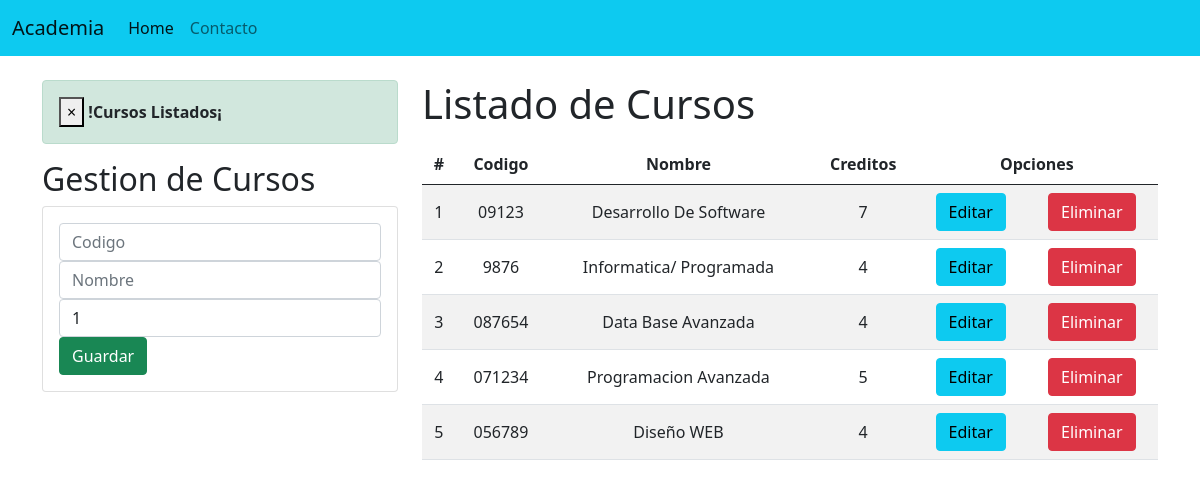
The page / on the database its author committed.
### Modulos/AcademicaApp/models.py (models this page shows, shortened)
class Curso(models.Model):
    codigo = models.CharField(max_length=6, primary_key=True)
    nombre = models.CharField(max_length=30)
    creditos = models.PositiveSmallIntegerField()
    docente = models.CharField(max_length=100)

### Modulos/AcademicaApp/views.py (the view)
# urls.py: path('', views.home),
def home(request):
    curso = Curso.objects.all()
    messages.success(request, '!Cursos Listados¡')
    return render(request,"gestionCursos.html", {"Cursos": curso})

### Modulos/AcademicaApp/templates/gestionCursos.html (shortened to what this page needs)
{% extends './base.html' %}
{% block body %}
<div class="row">
    <div class="col-sm-12 col-md-6 col-lg-4 col-xl-4">
        {% if messages %}
        {% for message in messages %}
            <div class="alert alert-dismissible alert-success">
                <button type="button" class="close" data-dismiss="alert">&times;</button>
                <strong class="text-dark">{{ message }}</strong>
            </div>
        {% endfor %}
        {% endif %}
        <h2> Gestion de Cursos </h2>
        <div class= "card">
            <div class="card-body">
                <form action="/registrarCurso/" method="POST">{% csrf_token %}
                    <div class="form-group">
                        <div class="form-group">
                        <input type="text" id="txtCodigo" name="txtCodigo" class="form-control" placeholder="Codigo"
                        minlength="6" maxlength="6" required>
                        </div>
                        <div class="form-group">
                            <input type="text" id="txtNombre" name="txtNombre" class="form-control" placeholder="Nombre"
                            maxlength="56" required>
                        </div>
                        <div class="form-group">
                            <input type="text" id="numCreditos" name="numCreditos" class="form-control"
                            min="1" max="9" value="1" required>
                        </div>
                        <div class="form-group">
                            <button type="submit" class="btn btn-success btn-block tex-white">Guardar</button>
                        </div>
                    </div>
                </form>
            </div>
        </div>
    </div>
    <div class="col-sm-12 col-md-6 col-lg-8 col-xl-8">
        <h1>Listado de Cursos</h1>
        <div class="table-responsive py-2">
            <table class="table table-striped">
                <thead>
                    <tr>
                        <th>#</th>
                        <th>Codigo</th>
                        <th>Nombre</th>
                        <th>Creditos</th>
                        <th colspan="2">Opciones</th>
                    </tr>
                </thead>
                <tbody>
                    {% for c in Cursos %}
                    <tr>
                        <td>{{forloop.counter}}</td>
                        <td>{{ c.codigo }}</td>
                        <td>{{ c.nombre }}</td>
                        <td>{{ c.creditos }}</td>
                        <td><a href="edicionCurso/{{c.codigo}}" class="btn btn-info">Editar</a></td>
                        <td><a href="eliminarCurso/{{c.codigo}}" class="btn btn-danger btnEliminacion">Eliminar</a></td>
                    </tr>
                    {% endfor %}
                </body>
{% endblock %}

### Modulos/AcademicaApp/templates/base.html (shortened to what this page needs)
<!DOCTYPE html>
<html lang="en">
<head>
    {% load static %}
    <link href="https://cdn.jsdelivr.net/npm/bootstrap@5.0.2/dist/css/bootstrap.min.css" rel="stylesheet">
    <link rel="stylesheet" href="{% static 'css/gestionCursos.css' %}">
  </head>
<body>
    <nav class="navbar navbar-expand-lg navbar-light bg-info">
        <div class="container-fluid">
          <a class="navbar-brand" href="#">Academia</a>
          <div class="collapse navbar-collapse" id="navbarNav">
            <ul class="navbar-nav">
              <li class="nav-item">
                <a class="nav-link active" aria-current="page" href="#">Home</a>
              </li>
              <li class="nav-item">
                <a class="nav-link" href="#">Contacto</a>
              </li>
            </ul>
          </div>
        </div>
      </nav>
      <div class="container py-4">
        {% block body %}
        {% endblock %}
</body>
</html>

### Modulos/AcademicaApp/static/css/gestionCursos.css (style rules this page uses)
th, td { text-align: center; vertical-align: middle; }

### rows shown on the page
Curso: codigo "09123", nombre "Desarrollo De Software", creditos "7"
Curso: codigo "9876", nombre "Informatica/ Programada", creditos "4"
Curso: codigo "087654", nombre "Data Base Avanzada", creditos "4"
Curso: codigo "071234", nombre "Programacion Avanzada", creditos "5"
Curso: codigo "056789", nombre "Diseño WEB", creditos "4"

### other values the page prints
{{ message }} "!Cursos Listados¡"
